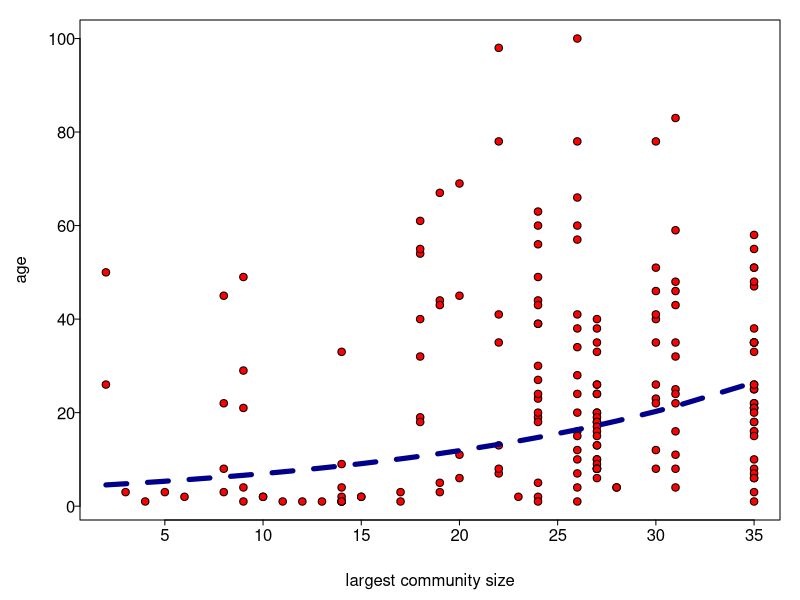

Write R code to recreate this figure.
setwd("C:\\Users\\isiaa\\Evolution\\Tasks\\Project")

orca <- read.csv("orcas.csv")

AllWhales <- unique(orca[,1])

Age <- c()
MaxSize <- c()
i <- 1
for (Choose in AllWhales){
  YearsSeen <- orca[which(orca[,1]==Choose),"year"]
    
  Age[i] <- max(orca[which(orca[,1]==Choose),"survt"])
             
  MaxSize[i] <- max(orca[which(orca[,1]==Choose),"comm.size"])
  i <- i + 1
}


par(mar=c(4,4,1,1), las=1, mgp=c(2.5, 0.25, 0), las=1, tck=-0.01)
plot(MaxSize, Age, xlab="largest community size", ylab="age", pch=21, bg="red")

#Model <- lm(Age~poly(MaxSize,2))
Model <- lm(log(Age)~MaxSize)
summary(Model)

pY <- exp(predict(Model))
lines(MaxSize[order(MaxSize)], pY[order(MaxSize)], col="darkblue", lwd=5, lty=2) # lty is line type. lty=1 is solid, lty=2 is dashed, lty=3 is dotted
# lwd is line width. lwd=5 is a super thick line, lwd=1 is a skinny line



